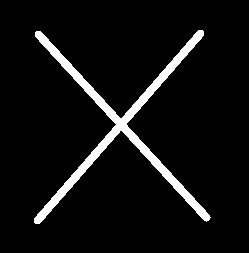
#> input picture x.jpg, 249 x 253 px
$ jupyter execute 'Lab 17- Max Pooling .ipynb'
#> lines starting #> are read from the running program, lines starting #| are printed output that depends on the picture; after the words box and inside, x2 and y2 are one past the last pixel; in counts of white or black regions, pixels touching at a corner belong together
[cell 1]
import cv2
import numpy as np
import matplotlib.pyplot as plt

[cell 2]
def maxx_filter(x,kernel_size):
    temp=[]
    h,w=x.shape
    offset=kernel_size//2 +1
    data=np.zeros((h-offset,w-offset))
    for i in range(h-offset):
        for j in range(w-offset):
            data[i][j]=np.max(x[i:i+kernel_size, j:j+kernel_size])
    return data

[cell 3]
im1=cv2.imread('x.jpg',0)
#> im1 is the input picture: shape (253, 249); min 0, max 255, mean 16.3
plt.imshow(im1)

[cell 4]
z =([12,14,12,15,2,3,5],[1,15,2,9,2,3,0],[14,8,2,15,0,3,8],[10,15,21,25,2,13,5],
    [12,18,52,15,2,3,15],[72,14,18,15,12,1,5],[22,14,72,15,2,3,5])

[cell 5]
z=np.matrix(z)
plt.imshow(z)
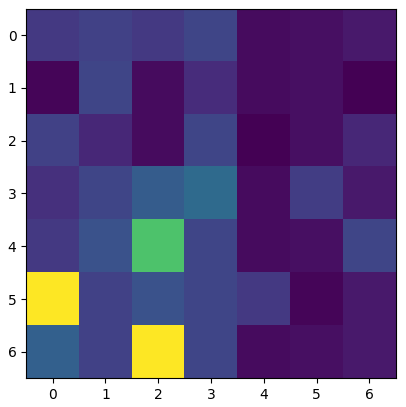
#> figure drawn by matplotlib, 1 panel

[cell 6]
c=maxx_filter(z,4)

[cell 7]
plt.imshow(c)
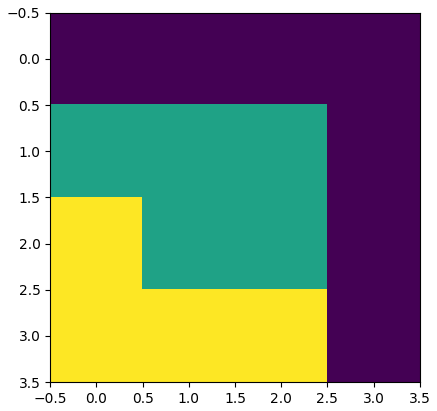
#> figure drawn by matplotlib, 1 panel

[cell 8]
mat=255*np.ones(im1.shape)
im2=maxx_filter(im1,2)

im3=mat-im1  #check with negative image
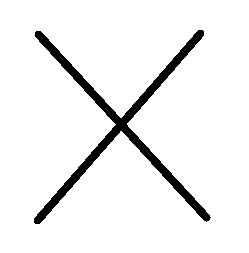
#> im3: shape (253, 249) float64; min 0, max 255, mean 238.7
im4=maxx_filter(im3,2)

[cell 9]
cv2.imshow('maxpooled',im2)
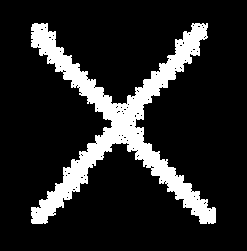
#> window 'maxpooled': shape (251, 247); 14.8% white; 1 white region, box (x1, y1, x2, y2) and area: (31, 23, 216, 224) 9198
cv2.imshow('orig',im1)
cv2.imshow('maxpooled1',im4)
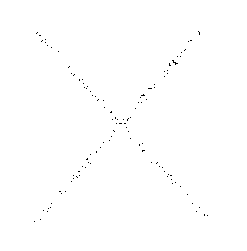
#> window 'maxpooled1': shape (251, 247); 99.7% white; black in thin lines or dots, all inside (x1, y1, x2, y2) = (34, 31, 208, 222)
cv2.imshow('orig1',im3)
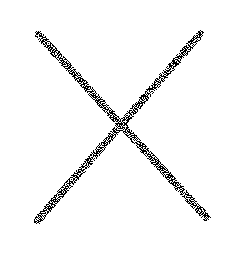
#> window 'orig1': shape (253, 249); 96.4% white; black in thin lines or dots, all inside (x1, y1, x2, y2) = (34, 30, 211, 224)
cv2.waitKey(0)
cv2.destroyAllWindows()
